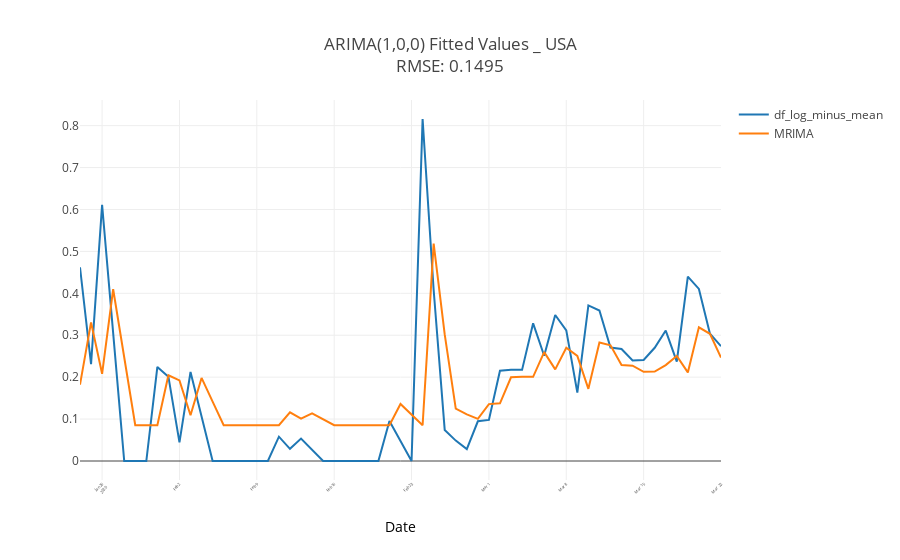

The notebook cell saved with this chart:
### Markdown cell above
#### Plot Fitted Values

### Code cell
# have same index
RMSE = np.sqrt(sum((df_log_minus_mean.ix[results_mean.fittedvalues.index,0]-results_mean.fittedvalues)**2)/results_mean.fittedvalues.size)
print('RMSE: %.4f'% RMSE)

# convert Series file to Data Frame
a =results_mean.fittedvalues.to_frame()
a.rename(columns={0:'confirmed'}, inplace=True)

trace1 = go.Scatter(y = a['confirmed'],x = a.index,mode = 'lines',name = 'MRIMA')
trace0 = go.Scatter(y = df_log_minus_mean['confirmed'],x = df_log_minus_mean.index,mode = 'lines',name = 'df_log_minus_mean')
data = [trace0, trace1]
layout = dict(
    title = 'ARIMA(1,0,0) Fitted Values _ USA' +'<br>'+'RMSE: %.4f'% RMSE, 
    xaxis=dict(
        title= dict(text = 'Date',font = dict(color = 'black')),
        tickangle = -45,
        tickfont=dict(size = 4),
        automargin=True)
)
fig = go.Figure(data, layout)
off.iplot(fig)
fig.write_html('Plots/ARIMA_fittedValues.html')    # save as html file
fig.write_image('Plots/ARIMA_fittedValues.pdf')    # save as image file
